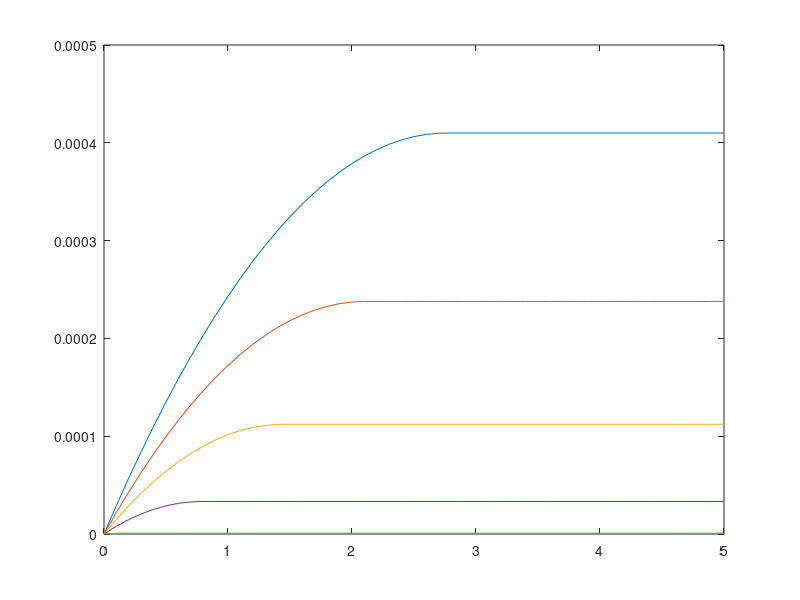

This figure's MATLAB source:
q=1.6e-19;
eps_0=8.85e-12;
kT=26e-3*q;
Vt=26e-3;

% semiconductor
Nsub=-3.5e17*1e6;
k_si=12;
ni=1.5e10*1e6;      
Eg=1.1*q;
eps_si=k_si*eps_0;
chi_si=4.05*q;
Na=abs(Nsub);
W=1e-6;
L=1e-6;
muf=200e-4;

% oxide
tox=10e-9;           % oxide thickness
k_ox=4; 
eps_ox=k_ox*eps_0; 
Cox=eps_ox/tox;

phi_m=chi_si/q;
phi_b=-sign(Nsub)*kT/q*log(abs(Nsub)/ni);
phi_s= chi_si/q + Eg/(2*q) + phi_b;
Vfb= phi_m - phi_s;     

% Pao-Sah solution at a Id = f_ps(Vg,Vd)


% Vg=0:0.1:5;
% Vd=[0.1 1 ];


w=sqrt(2*eps_si*2*phi_b/(q*Na));
Cd=eps_si/w;
m=1+Cd/Cox;

Vd=0:0.1:5;
Vg=1:1:5;

%Threshold voltage
psi_s=2*Vt*log(Na/ni); %psi_s=2*phi_b
psi_ox=(sqrt(2*eps_si*q*Na*psi_s))/Cox; %Voltage drop in oxide
Vth=psi_s+psi_ox+Vfb; %Threshold voltage



for j=1:length(Vd)
for i=1:length(Vg)
    if Vg(i)>=Vth 
    if Vd(j)<=(Vg(i)-Vth)/m
        Id(i,j)=muf*Cox*(W/L)*((Vg(i)-Vth-(m*Vd(j))/2).*Vd(j));
    else
        Id(i,j)= muf*Cox*(W/L)*(Vg(i)-Vth)^2 / (2*m);
        
    end
    else
        Id(i,j)=muf*Cox*(W/L)*(m-1)*(Vt^2)*exp((Vg(i)-Vth)/(m*Vt))*(1-exp(-Vd(j)/Vt));
    end
end
end

 
 
%Vg,Vd format
 figure(1);
 
  
% yyaxis left
% semilogy(Vg,Id(:,1))
% hold on 
% semilogy(Vg,Id(:,2))
% hold on
% 
% yyaxis right 
% plot(Vg,Id(:,1))
% hold on
% plot(Vg,Id(:,2))
% hold on

plot(Vd,Id(5,:))
 hold on 
 plot(Vd,Id(4,:))
 hold on 
 plot(Vd,Id(3,:))
 hold on
 plot(Vd,Id(2,:))
 hold on
 plot(Vd,Id(1,:))
 
 %xlabel('Vd');
 %ylabel('Id');
%title ('Id vs Vg for Piecewise Model-Approximate ')
%legend('Vg=5','Vg=4','Vg=3','Vg=2','Vg=1')
%legend('Vd=0.1','Vd=1','Vd=2')



 
 
 
 
 
 